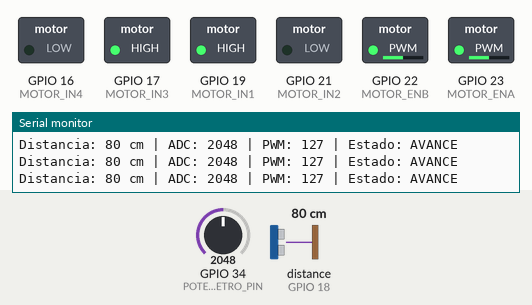
Simulated run of this program. Board: ESP32. On the bench: switched loads named in the program (green lamp = pin HIGH), the last lines printed to the serial monitor. Wiring (inferred from the names in the program): ultrasonic range finder: trigger GPIO 5; echo GPIO 18. The test bench sets the inputs (shaded band); at power-on: distance to the obstacle (sensor on GPIO 18) 80 cm, GPIO 34 (POTENCIOMETRO_PIN) = 2048. The echo pulse lasts 58.3 µs per cm; pins used as bus, display or sensor lines are not drawn.

Above: at 1.2 s.
1.3 s: distance to the obstacle (sensor on GPIO 18) set to 17 cm
2.8 s: distance to the obstacle (sensor on GPIO 18) set to 13 cm
At 4.0 s:
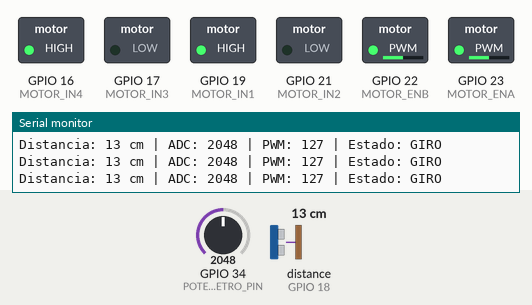
4.3 s: GPIO 34 (POTENCIOMETRO_PIN) set to 2866
At 4.9 s:
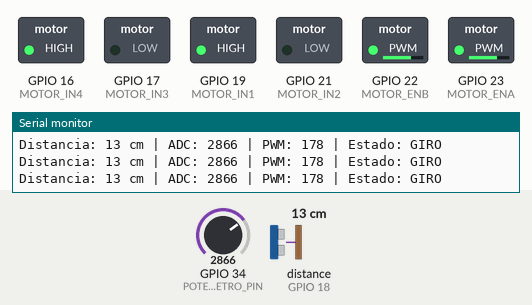
5.8 s: GPIO 34 (POTENCIOMETRO_PIN) set to 3603
At 7.0 s:
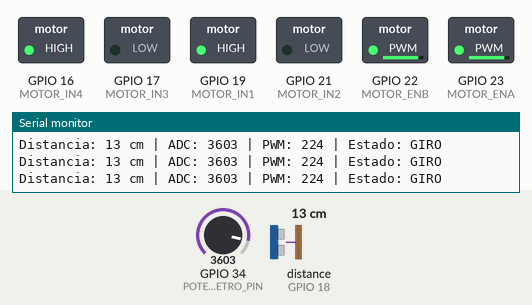
7.3 s: distance to the obstacle (sensor on GPIO 18) set to 18 cm
At 7.9 s:
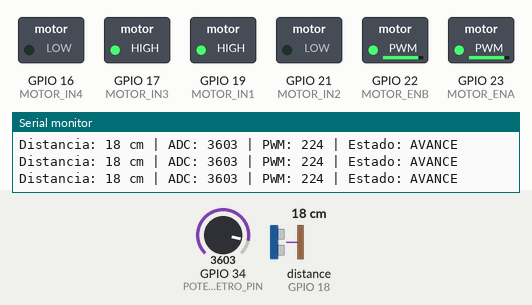
8.8 s: GPIO 34 (POTENCIOMETRO_PIN) set to 491
At 10.0 s:
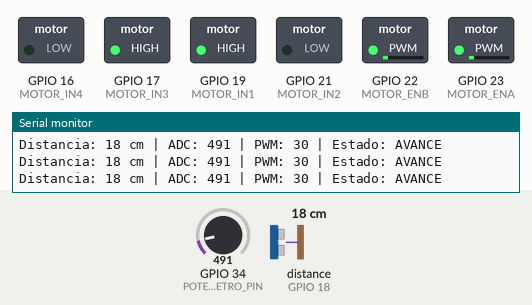
Timing chart, 0 to 11.3 s (numbered marks = the images above; inputs shaded):
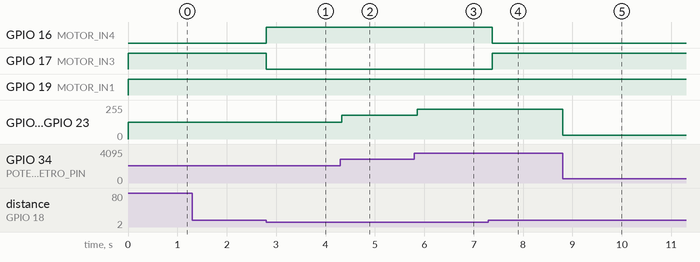

The program:

main.cpp
```cpp
/* NO EDITAR ESTE BLOQUE DE COMENTARIOS
    Este es el código principal del proyecto.

    Vehiculo autonomo evasor de obstaculos
    Sensor: HC-SR04
    Puente H: L298N
    Potenciometro: control de velocidad por ADC
*/

#include "Arduino.h"
#include "control_vehiculo.h"

void setup() {
    Serial.begin(115200);
    iniciar_modulo();
}

void loop() {
    long distancia_cm;
    int lectura_adc;
    int pwm;
    const char *estado;

    ejecutar_control(&distancia_cm, &lectura_adc, &pwm, &estado);

    Serial.print("Distancia: ");
    if (distancia_cm < 0) {
        Serial.print("INVALIDA");
    } else {
        Serial.print(distancia_cm);
    }
    Serial.print(" cm | ADC: ");
    Serial.print(lectura_adc);
    Serial.print(" | PWM: ");
    Serial.print(pwm);
    Serial.print(" | Estado: ");
    Serial.println(estado);
}
```

control_vehiculo.c
```cpp
// control_vehiculo.c
#include "control_vehiculo.h"
#include "configuracion_pines.h"
#include "Arduino.h"

void iniciar_modulo(void) {
    pinMode(POTENCIOMETRO_PIN, INPUT);
    pinMode(SENSOR_TRIG, OUTPUT);
    pinMode(SENSOR_ECHO, INPUT);
    pinMode(MOTOR_ENA, OUTPUT);
    pinMode(MOTOR_IN1, OUTPUT);
    pinMode(MOTOR_IN2, OUTPUT);
    pinMode(MOTOR_ENB, OUTPUT);
    pinMode(MOTOR_IN3, OUTPUT);
    pinMode(MOTOR_IN4, OUTPUT);

    digitalWrite(SENSOR_TRIG, LOW);
    digitalWrite(MOTOR_IN1, LOW);
    digitalWrite(MOTOR_IN2, LOW);
    digitalWrite(MOTOR_IN3, LOW);
    digitalWrite(MOTOR_IN4, LOW);
    analogWrite(MOTOR_ENA, 0);
    analogWrite(MOTOR_ENB, 0);
}

static long medir_distancia_cm(void) {
    unsigned long duracion;

    digitalWrite(SENSOR_TRIG, LOW);
    delayMicroseconds(2);
    digitalWrite(SENSOR_TRIG, HIGH);
    delayMicroseconds(10);
    digitalWrite(SENSOR_TRIG, LOW);

    duracion = pulseIn(SENSOR_ECHO, HIGH, 30000);
    if (duracion == 0 || duracion / 58 < 2 || duracion / 58 > 400) {
        return -1;
    }
    return (long)(duracion / 58);
}

static int calcular_pwm(int lectura) {
    return (lectura * PWM_MAXIMO) / ADC_MAXIMO;
}

static void detener_motores(void) {
    analogWrite(MOTOR_ENA, 0);
    analogWrite(MOTOR_ENB, 0);
    digitalWrite(MOTOR_IN1, LOW);
    digitalWrite(MOTOR_IN2, LOW);
    digitalWrite(MOTOR_IN3, LOW);
    digitalWrite(MOTOR_IN4, LOW);
}

static void avanzar_motores(int pwm) {
    digitalWrite(MOTOR_IN1, HIGH);
    digitalWrite(MOTOR_IN2, LOW);
    digitalWrite(MOTOR_IN3, HIGH);
    digitalWrite(MOTOR_IN4, LOW);
    analogWrite(MOTOR_ENA, pwm);
    analogWrite(MOTOR_ENB, pwm);
}

static void girar_motores(int pwm) {
    digitalWrite(MOTOR_IN1, HIGH);
    digitalWrite(MOTOR_IN2, LOW);
    digitalWrite(MOTOR_IN3, LOW);
    digitalWrite(MOTOR_IN4, HIGH);
    analogWrite(MOTOR_ENA, pwm);
    analogWrite(MOTOR_ENB, pwm);
}

void ejecutar_control(long *distancia_cm, int *lectura_adc, int *pwm,
                      const char **estado) {
    long distancia = medir_distancia_cm();
    int lectura = analogRead(POTENCIOMETRO_PIN);
    int velocidad = calcular_pwm(lectura);

    if (distancia < 0) {
        detener_motores();
        *estado = "ERROR_SENSOR";
    } else if (distancia <= DISTANCIA_MINIMA_CM) {
        girar_motores(velocidad);
        *estado = "GIRO";
    } else {
        avanzar_motores(velocidad);
        *estado = "AVANCE";
    }

    *distancia_cm = distancia;
    *lectura_adc = lectura;
    *pwm = (distancia < 0) ? 0 : velocidad;
    delay(100);
}
```

control_vehiculo.h
```cpp
// control_vehiculo.h
#ifndef CONTROL_VEHICULO_H
#define CONTROL_VEHICULO_H

#ifdef __cplusplus
extern "C" {
#endif

void iniciar_modulo(void);
void ejecutar_control(long *distancia_cm, int *lectura_adc, int *pwm,
                      const char **estado);

#ifdef __cplusplus
}
#endif

#endif
```

configuracion_pines.h
```cpp
#ifndef CONFIGURACION_PINES_H
#define CONFIGURACION_PINES_H

#define POTENCIOMETRO_PIN 34

#define SENSOR_TRIG 5
#define SENSOR_ECHO 18

#define MOTOR_ENA 23
#define MOTOR_IN1 19
#define MOTOR_IN2 21

#define MOTOR_ENB 22
#define MOTOR_IN3 17
#define MOTOR_IN4 16

#define DISTANCIA_MINIMA_CM 15
#define ADC_MAXIMO 4095
#define PWM_MAXIMO 255

#endif
```

Measured:
- the behaviour switches between 16 and 15 cm on distance to the obstacle (sensor on GPIO 18) (found by bisection; images 0 and 1)
- after the input at 2.8 s, GPIO 16 (MOTOR_IN4): LOW → HIGH at once; GPIO 17 (MOTOR_IN3): HIGH → LOW at once
- after the input at 4.3 s, GPIO 22 (MOTOR_ENB), GPIO 23 (MOTOR_ENA): 127/255 → 178/255 at once
- after the input at 5.8 s, GPIO 22 (MOTOR_ENB), GPIO 23 (MOTOR_ENA): 178/255 → 224/255 after 0.05 s
- after the input at 7.3 s, GPIO 16 (MOTOR_IN4): HIGH → LOW after 0.08 s; GPIO 17 (MOTOR_IN3): LOW → HIGH after 0.08 s
- after the input at 8.8 s, GPIO 22 (MOTOR_ENB), GPIO 23 (MOTOR_ENA): 224/255 → 30/255 at once
